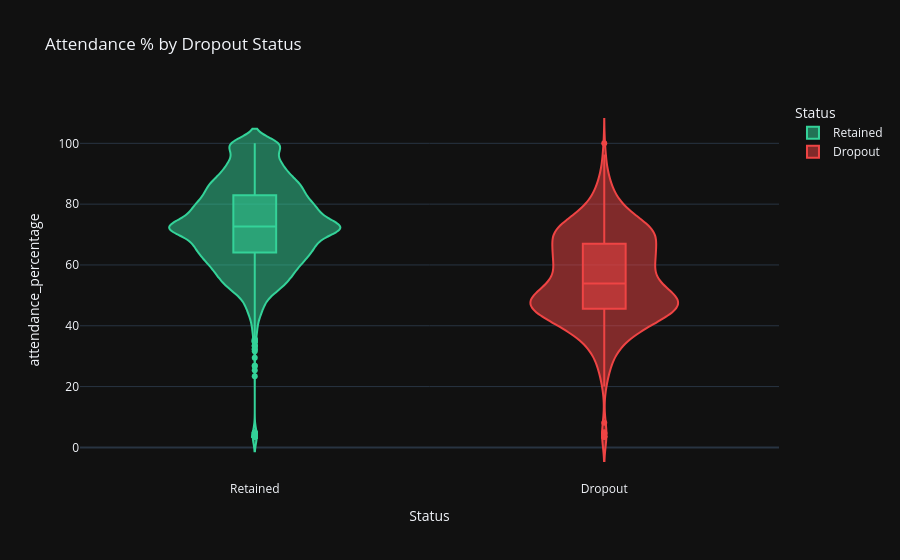

The notebook cell saved with this chart:
### Code cell
# Violin plots
fig = px.violin(df, x='Status', y='attendance_percentage', color='Status',
                color_discrete_map={'Retained': '#34d399', 'Dropout': '#ef4444'},
                box=True, points='outliers', template='plotly_dark',
                title='Attendance % by Dropout Status')
fig.show()

### Figure 1 — Plotly figure (JSON) as saved in the notebook; plotly's stock layout.template omitted (floating-point values rounded to 4 significant figures; data arrays with more than 128 entries replaced by an {"elided": "..."} marker saying what was removed)
{"data": [{"alignmentgroup": "True", "box": {"visible": true}, "hovertemplate": "Status=%{x}<br>attendance_percentage=%{y}<extra></extra>", "legendgroup": "Retained", "marker": {"color": "#34d399"}, "name": "Retained", "offsetgroup": "Retained", "orientation": "v", "points": "outliers", "scalegroup": "True", "showlegend": true, "type": "violin", "x": {"elided": "9105 str values"}, "x0": " ", "xaxis": "x", "y": {"elided": "9105 float values"}, "y0": " ", "yaxis": "y"}, {"alignmentgroup": "True", "box": {"visible": true}, "hovertemplate": "Status=%{x}<br>attendance_percentage=%{y}<extra></extra>", "legendgroup": "Dropout", "marker": {"color": "#ef4444"}, "name": "Dropout", "offsetgroup": "Dropout", "orientation": "v", "points": "outliers", "scalegroup": "True", "showlegend": true, "type": "violin", "x": {"elided": "895 str values"}, "x0": " ", "xaxis": "x", "y": {"elided": "895 float values"}, "y0": " ", "yaxis": "y"}], "layout": {"legend": {"title": {"text": "Status"}, "tracegroupgap": 0}, "title": {"text": "Attendance % by Dropout Status"}, "violinmode": "overlay", "xaxis": {"anchor": "y", "categoryarray": ["Retained", "Dropout"], "categoryorder": "array", "domain": [0, 1], "title": {"text": "Status"}}, "yaxis": {"anchor": "x", "domain": [0, 1], "title": {"text": "attendance_percentage"}}}}
